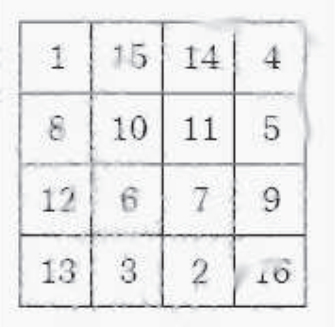
#> input picture seminar-20200910/image/NumberTile.png, 335 x 327 px
$ python edge.py   (older library calls are emulated)
#> lines starting #> are read from the running program, lines starting #| are printed output that depends on the picture; after the words box and inside, x2 and y2 are one past the last pixel; in counts of white or black regions, pixels touching at a corner belong together
import cv2

#グレースケールで読み込み
gray_img = cv2.imread("image/NumberTile.png", 0)
#> gray_img: shape (327, 335); min 34, max 255, mean 233.7

#エッジ検出
sobel_img = cv2.Sobel(gray_img, cv2.CV_32F, 1, 0, ksize=5)
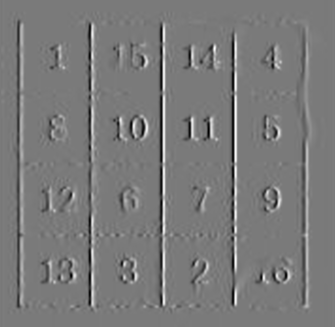
#> sobel_img: shape (327, 335) float32; min -8236, max 8905, mean 0.3; drawn with min black and max white
laplacian_img = cv2.Laplacian(gray_img, cv2.CV_32F, 1, 5)
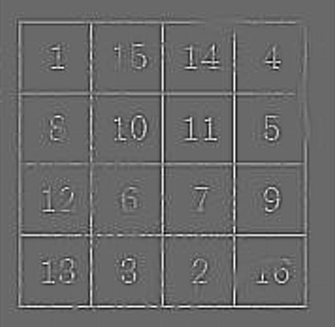
#> laplacian_img: shape (327, 335) float32; min -4692, max 6626, mean -0.3; drawn with min black and max white
canny_img = cv2.Canny(gray_img, 80, 120)
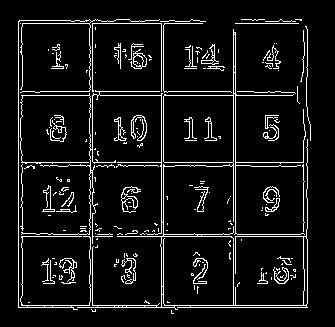
#> canny_img: shape (327, 335); 7.7% white in thin lines or dots, all inside (x1, y1, x2, y2) = (18, 19, 311, 314)

#書き込み
cv2.imwrite("image/EdgeDetect/sobel.png", sobel_img)
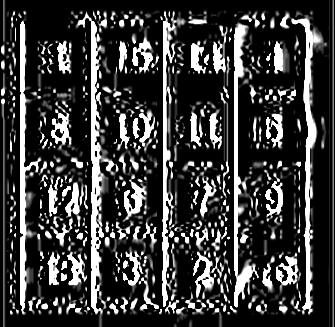
#> saved as sobel.png: shape (327, 335); min 0, max 255, mean 59.6
cv2.imwrite("image/EdgeDetect/laplacian.png", laplacian_img)
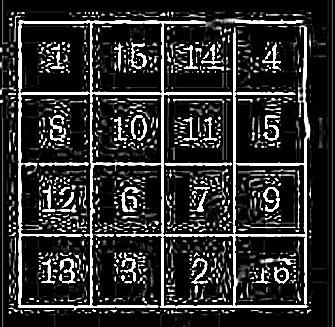
#> saved as laplacian.png: shape (327, 335); min 0, max 255, mean 45.8
cv2.imwrite("image/EdgeDetect/canny.png", canny_img)
